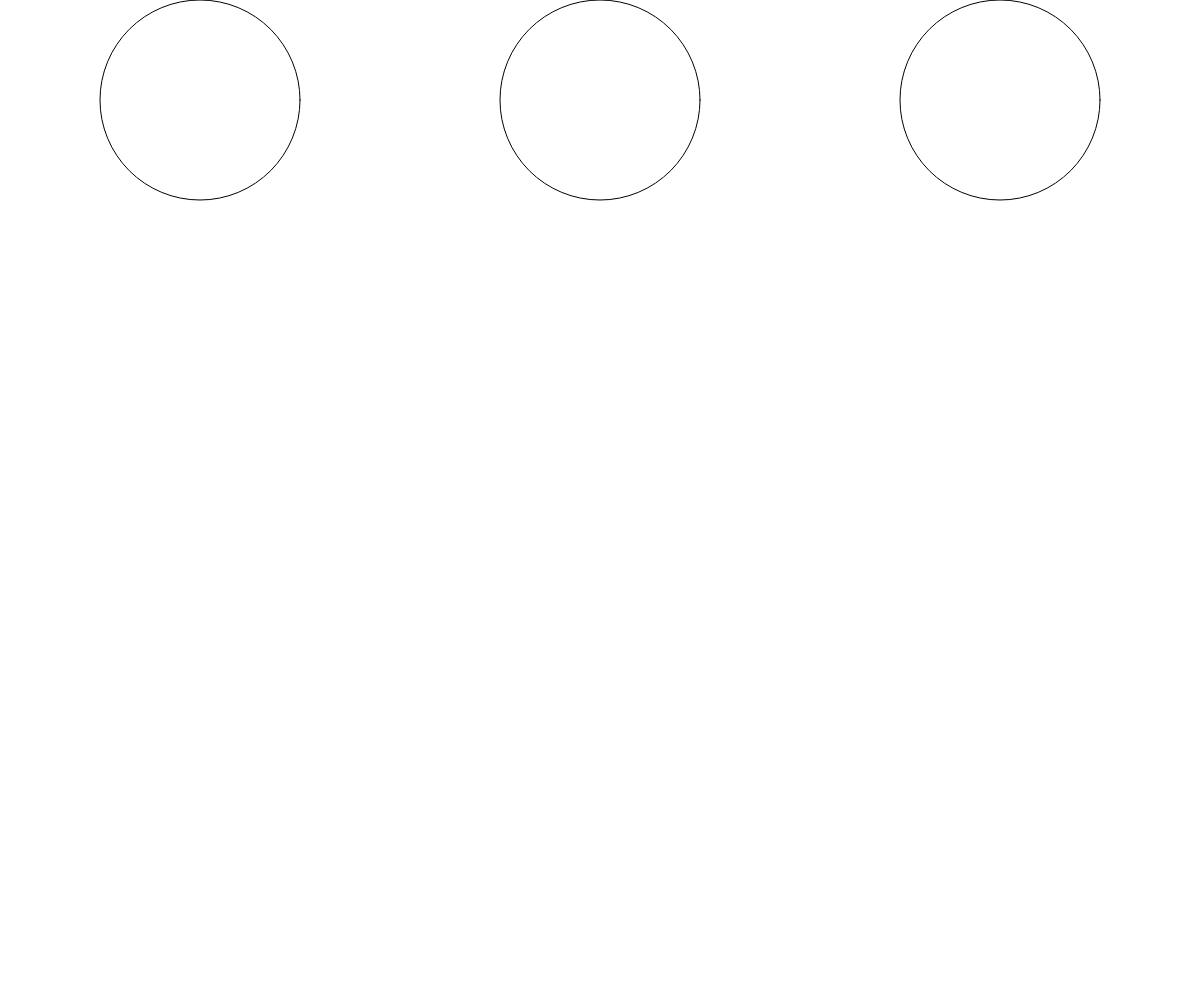
Frame 1 (no input)
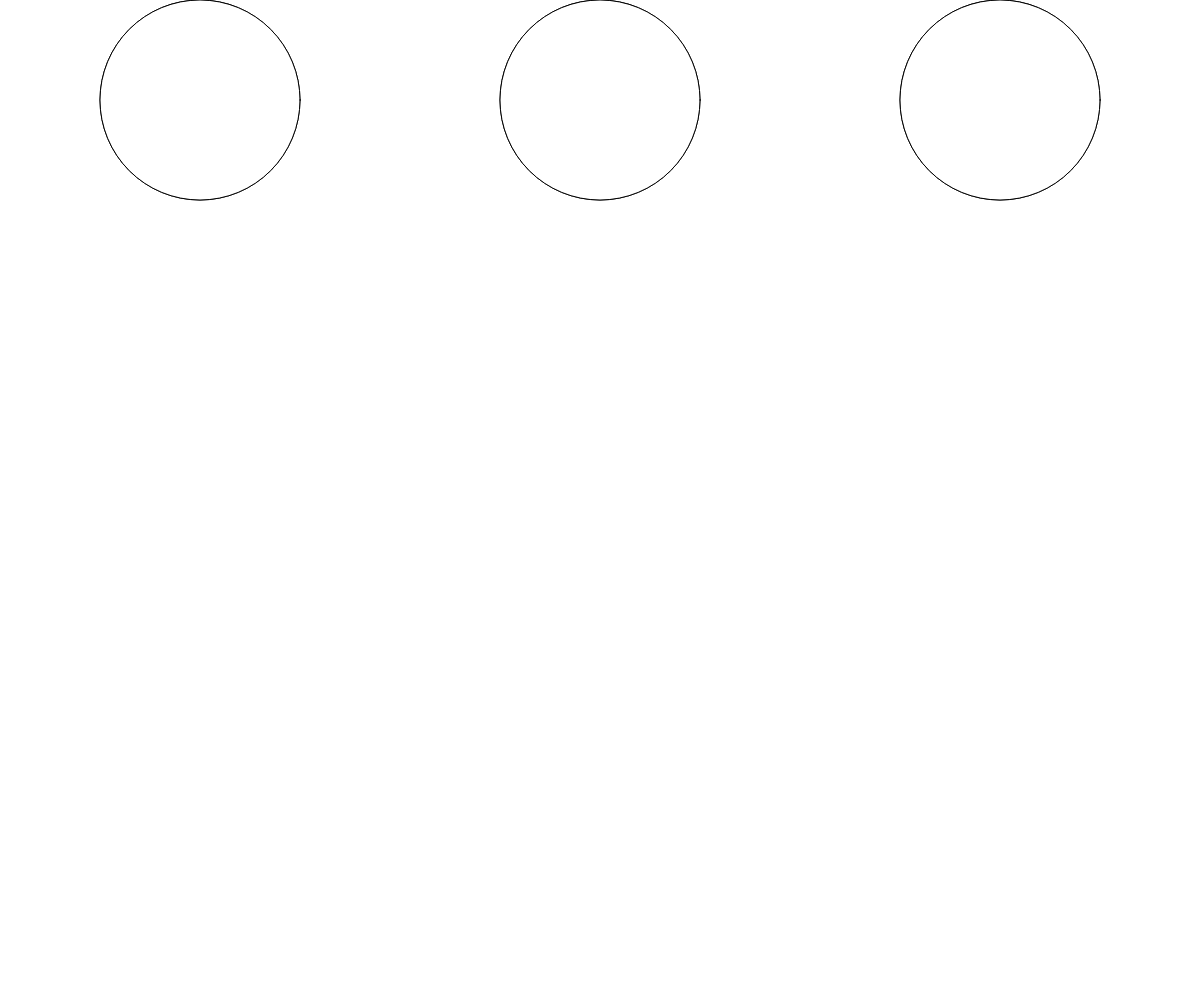
Frame 2 (the mouse pressed at the canvas centre, redrawn once)

The p5.js sketch that drew these frames (run headless with seeded random() and noise() and a simulated clock; the mouse was pressed at the canvas centre and the sketch redrawn once):

// p5.js sketch
// ── sketch.js
var x,y;
var ax,ay;
var w,h;
var numDiv,getDiv;
var resultado;

function setup() {
  createCanvas(windowWidth, windowHeight);
  w=windowWidth/2
  h=windowHeight/2
}

function draw() {  
  
  //EPP
  ellipse(200,100,200,200)
  //DDA
  ellipse(w, 100, 200, 200)
  //Bresenham
  ellipse(windowWidth-200,100,200,200)
  noLoop()
 
}

//botón dividir
function dividir(){
  getDiv=document.getElementById("input-number").value;
  numDiv = parseInt(getDiv);

  if(numDiv>1)
  {
    //el radio debe ser la mitad del tamaño del circulo
    let radio=100;
    let grados=360/numDiv
    let aux=grados;

    let xCentro1 = 200
    let xCentro2= w
    let xCentro3 = windowWidth-200

    let yCentro = 100

    draw()

    while(grados<=360){
     
        
      let x2=radio*Math.cos(grados* Math.PI / 180)
      let y2=radio*Math.sin(grados * Math.PI / 180)


      let x2P1=xCentro1+x2;
      let x2P2 = xCentro2 + x2
      let x2P3 = xCentro3 + x2;

      y2=yCentro+y2;
      
      x2P1=floor(x2P1)
      x2P2=floor(x2P2)
      x2P3 = floor(x2P3)
      y2=floor(y2)
  
      EPP(xCentro1,yCentro,x2P1,y2);
      DDA(xCentro2,yCentro,x2P2,y2)
      Bresenham(xCentro3,yCentro,x2P3,y2) 

      grados+=aux;
    } 

  }else{
    alert("Solo se puede dividir en numeros enteros mayores a 1");
  }

}

function EPP(x1,y1,x2,y2){


  if(x2<x1)
  {
    let aux=x2;
    x2=x1;
    x1=aux

    aux = y2
    y2=y1
    y1=aux
  }

  const dx = x2 - x1
  const dy = y2 - y1

  const m = dy / dx
  const b = y1 - (m * x1)

  
  point( x1, y1 )


  if(x1===x2){
  
    if(y1>y2)
    {
      let aux=y1;
      y1=y2;
      y2=aux
    }
    let y = y1 + 1
    while(y!=y2)
    {
      point(x1,y)
      y++
    }

  }
  else{ 
    let x = x1+ 1
    let y = m * x + b
    
    while(x !=x2){
      y = m * x + b
      y = floor(y)
      point(x, y)
      x++
    }
  }

}


function DDA(x1, y1, x2, y2) {

  let dx=x2-x1
  let dy=y2-y1
  let limite

  if(Math.abs(dx)>Math.abs(dy))
    limite=Math.abs(dx)
  else
    limite=Math.abs(dy)

  let xi=dx/limite
  let yi=dy/limite

  let x=x1
  let y= y1
  
  for(let i=0;i<limite;i++)
  {
      point(x, y)
      x+=xi
      y+=yi
  }
  
} 

function Bresenham(x1, y1, x2, y2) {

  let pY
  let pX
  let x
  let y
  let p
  let aux
  let aux2

  let dx = x2 - x1
  let dy = y2 - y1

  if(dy < 0) {
    dy = -dy
    pY = -1
  }else{
    pY = 1
  }

  if(dx < 0) {
    dx = -dx
    pX = -1
  }else{
    pX = 1
  }

  x = x1
  y = y1
  
  point(x,y)

  if(dx > dy) {
    
    
    p = 2 * dy - dx
    aux = 2 * dy
    aux2 = 2 * (dy - dx)

    while(x != x2) {
      x += pX

      if(p < 0) {
        p += aux
      }else {
        y += pY
        p += aux2
      }

      point(x,y)
    }
  
  }else{
    
    p = 2 * dx - dy
    aux = 2 * dx
    aux2 = 2 * (dx - dy)

    while(y != y2) {
      y += pY

      if(p < 0) {
        p += aux
      }else {
        x += pX
        p += aux2
      }

      point(x,y)
    }
  
  }
}
